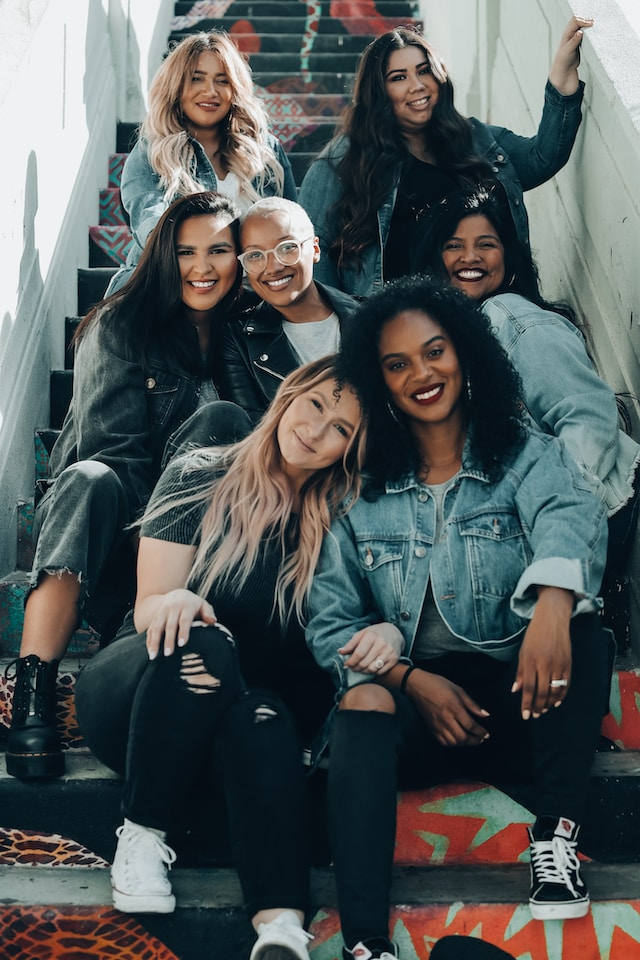
#> input picture images/faces.jpg, 640 x 960 px, found by its file name
$ jupyter execute Untitled.ipynb
#> lines starting #> are read from the running program, lines starting #| are printed output that depends on the picture; after the words box and inside, x2 and y2 are one past the last pixel; in counts of white or black regions, pixels touching at a corner belong together
[cell 1]
import numpy as np
import cv2

[cell 2]
img=cv2.imread('faces.jpg')
#> img is the input picture: shape (960, 640, 3); mean B, G, R 88.5, 88.5, 81.4
cv2.imshow('face',img)
cv2.waitKey(0)
cv2.destroyAllWindows()

[cell 3]
face_cascade=cv2.CascadeClassifier('./model/haarcascade_frontalface_default.xml')

[cell 4]
def face_detection(img):
    image=img.copy()
    # step 1: convert image to grayscale
    gray=cv2.cvtColor(img,cv2.COLOR_BGR2GRAY)
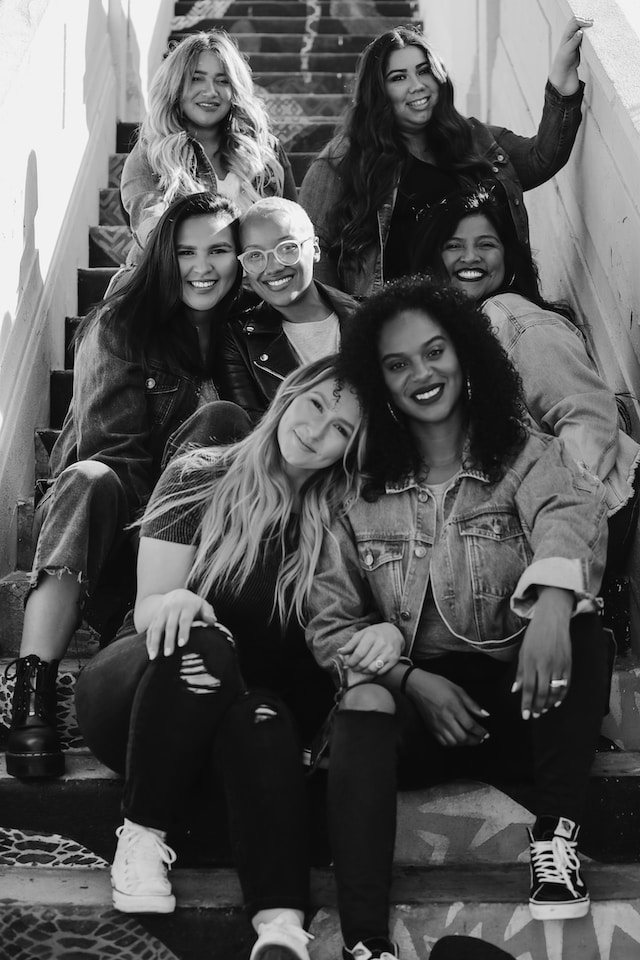
#> gray: shape (960, 640); min 0, max 254, mean 86.4
    # step 2: apply gray scale to cascade classifier
    box,detections=face_cascade.detectMultiScale2(gray,minNeighbors=5)
#> box = [[438, 218, 69, 69], [379, 49, 65, 65], [167, 224, 74, 74], [175, 55, 67, 67], [367, 316, 106, 106]]; detections = [83, 28, 82, 24, 47]
    for x,y,w,h in box:
        cv2.rectangle(image,(x,y),(x+w,y+h),(0,255,0),1)
#> this loop made 5 passes
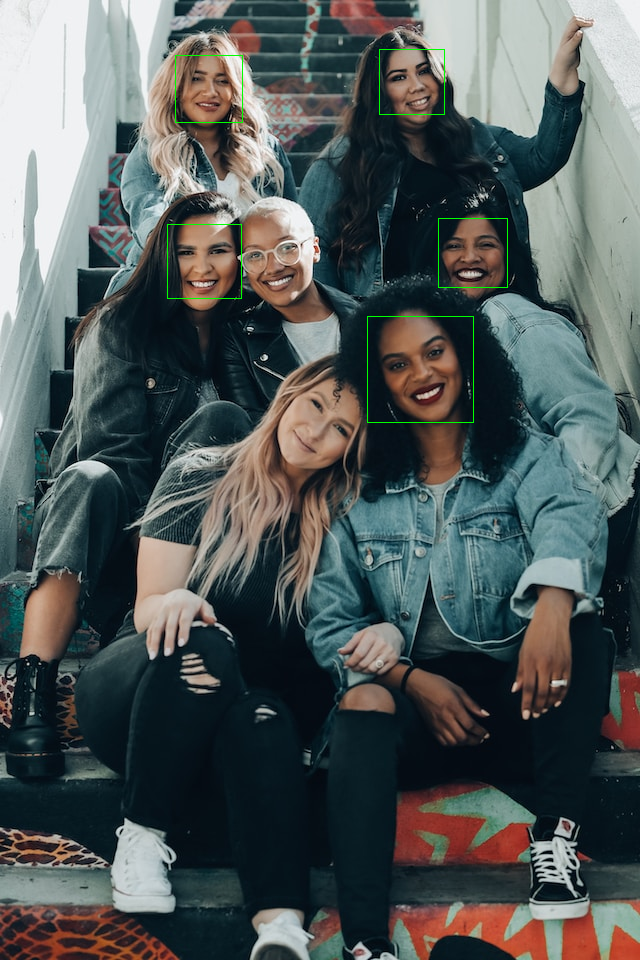
#> image: shape (960, 640, 3); 0.25% of pixels changed, all inside (x1, y1, x2, y2) = (167, 49, 508, 423)
    return image

[cell 5]
img_detect=face_detection(img)
cv2.imshow('face_detection',img_detect)
cv2.waitKey(0)
cv2.destroyAllWindows()

[cell 6]
image=img.copy()
# step 1: convert image to grayscale
gray=cv2.cvtColor(img,cv2.COLOR_BGR2GRAY)
# step 2: apply gray scale to cascade classifier
box,detections=face_cascade.detectMultiScale2(gray,minNeighbors=8)
#> detections = [83, 28, 82, 24, 47]

[cell 7]
detections
#> Out = [83, 28, 82, 24, 47]

[cell 8]
box
#> Out has the same summary as box in face_detection

$ run again, with images/images.jpg copied over images/faces.jpg
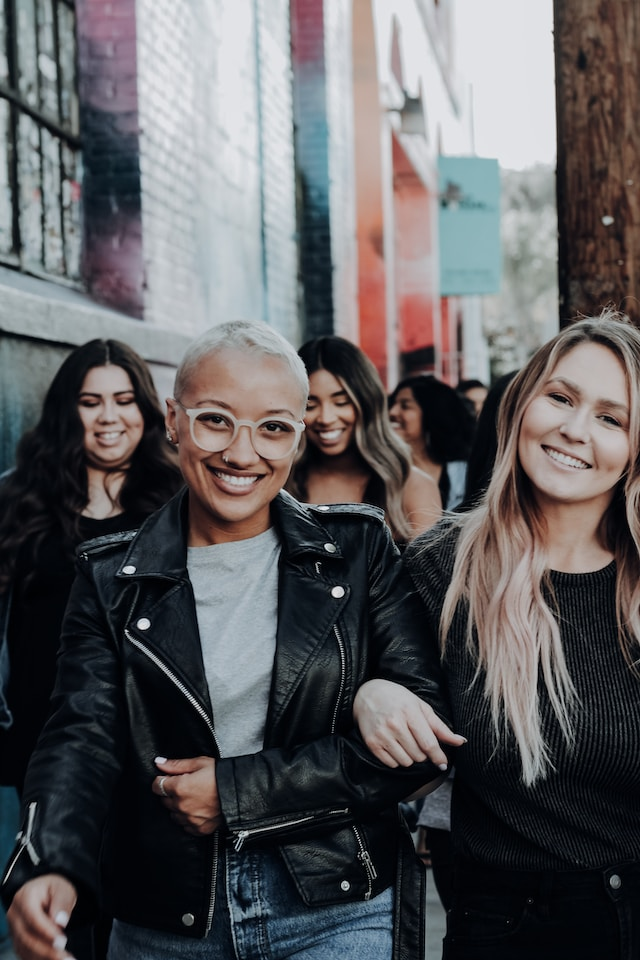
#> input picture images/images.jpg, 640 x 960 px, found by its file name
#> img is the input picture: shape (960, 640, 3); mean B, G, R 92.2, 90.2, 91.6
#> in face_detection, `gray=cv2.cvtColor(img,cv2.COLOR_BGR2GRAY)`:
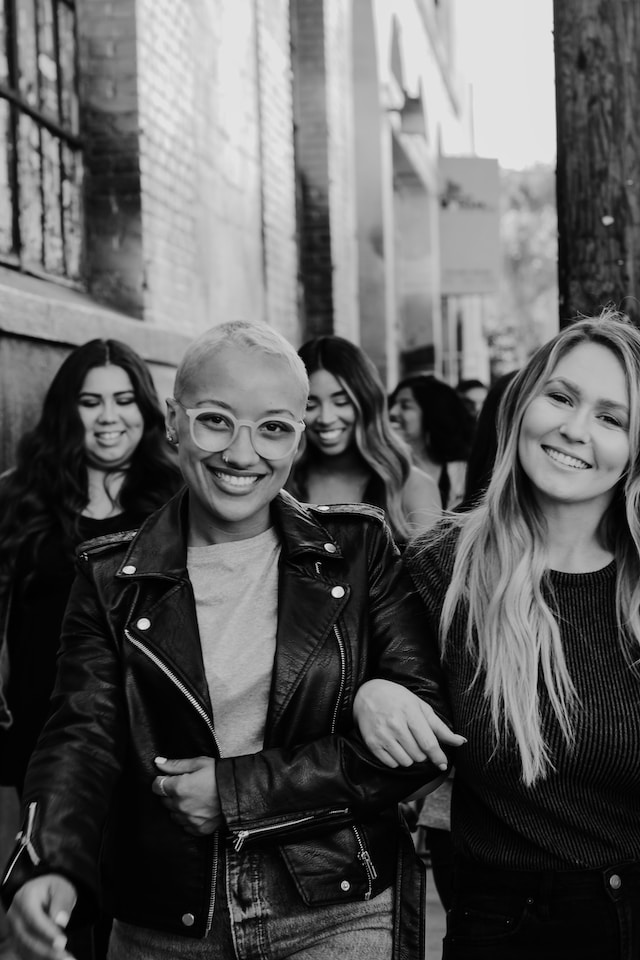
#> gray: shape (960, 640); min 0, max 236, mean 90.9
#> in face_detection, `box,detections=face_cascade.detectMultiScale2(gray,minNeighbors=5)`: box = [[67, 369, 82, 82], [289, 373, 76, 76], [165, 366, 153, 153]]; detections = [102, 7, 20]
#> the loop in face_detection, `for x,y,w,h in box:` made 3 passes
#> after the loop in face_detection, `for x,y,w,h in box:`:
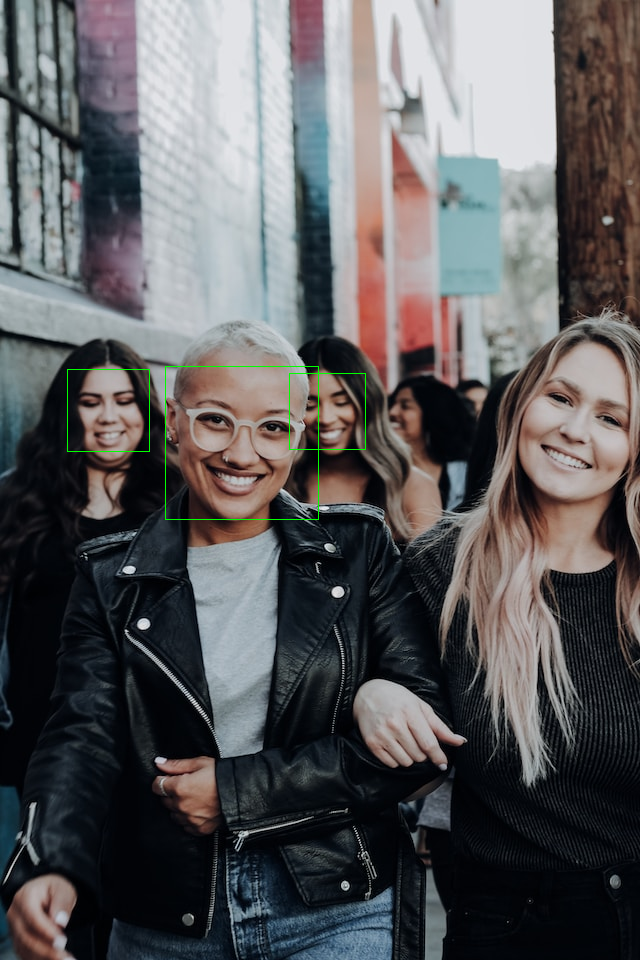
#> image: shape (960, 640, 3); 0.2% of pixels changed, all inside (x1, y1, x2, y2) = (67, 366, 366, 520)
#> `box,detections=face_cascade.detectMultiScale2(gray,minNeighbors=8)`: box = [[67, 369, 82, 82], [165, 366, 153, 153]]; detections = [102, 20]
#> `box`: Out = [[67, 369, 82, 82], [165, 366, 153, 153]]
